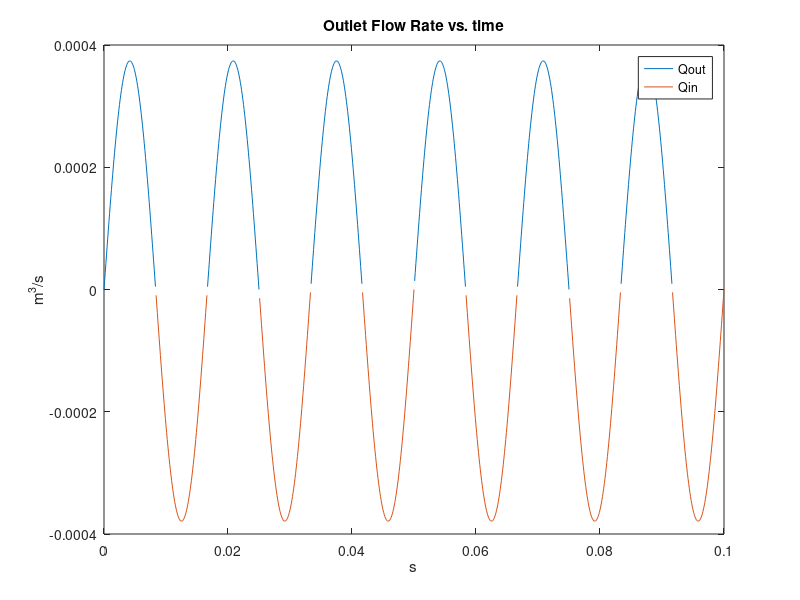

Reproduce this figure in MATLAB.
clear; clc;
%% Outlet
% Parameters        
piston_dia = 8e-3;                      % Diameter of each piston
r = 20e-3;                              % Piston pitch radius 
Ap = 0.25 * pi * piston_dia^2;          % Area of each piston
alpha = deg2rad(45);                    % Swash plate angle
omega_rpm = 3600;                       % Rotational speed of pump
omega = (2*pi/60) * omega_rpm;          % Angular speed of pump
t = 0:10e-5:0.1;                        % Time
theta_n = omega * t;                    % Variation in angle
beta = 1.6e9;                           % Bulk Modulus
P1 = 21e6;                              % Outlet pressure

% Calculated parameters
n = size(theta_n);
Dp = zeros(n);
Q_kinematic = zeros(n);
Q_compress = zeros(n);
Q_leakage = zeros(n);
Q1 = zeros(n);

for i = 1:n(2)
    Dp(i) = Ap * r * tan(alpha) * sin(theta_n(i));
    % Kinematic
    Q_kinematic(i) = Dp(i) * omega;

    % Compressibility
    Q_compress(i) = Q_kinematic(i) * (P1/beta);

    % Total outlet/discharge flow rate
    Q1(i) = Q_kinematic(i) - Q_compress(i) - Q_leakage(i);
    if Q1(i) >=0
        Q1(i) = Q1(i);
    else
        Q1(i) = NaN;
    end
end

%% Inlet
% Parameters
P2 = 101e3;                               % Tank or inlet pressure

% Calculated parameters
Dp = zeros(n);
Q_kinematic = zeros(n);
Q_compress_2 = zeros(n);
Q2 = zeros(n);

for i = 1:n(2)
    Dp(i) = Ap * r * tan(alpha) * sin(theta_n(i));
    % Kinematic
    Q_kinematic(i) = Dp(i) * omega;

    % Compressibility
    Q_compress_2(i) = Q_kinematic(i) * (P2/beta);

    % Total outlet/discharge flow rate
    Q2(i) = Q_kinematic(i) + Q_compress_2(i);
    if Q2(i) <= 0
        Q2(i) = Q2(i);
    else
        Q2(i) = NaN;
    end
end

% Overall flow rate graph
figure(2)
plot(t,Q1,t,Q2)
title('Outlet Flow Rate vs. time')
xlabel('s')
ylabel('m^3/s')
legend('Qout', 'Qin')

